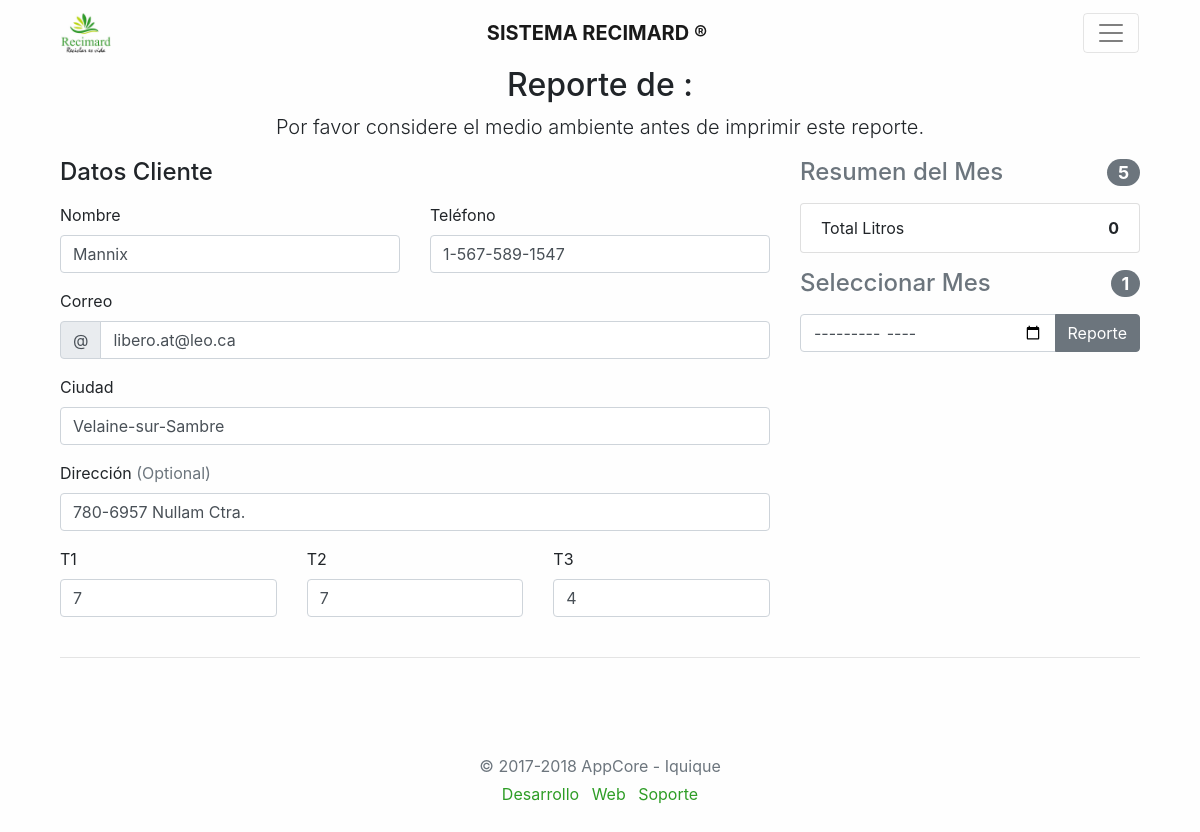
Screenshot of /view_mostrar_reporte.php?id=13 with the database file from the repository.
### tables this page shows
CREATE TABLE `cliente` (
  `id` int(11) NOT NULL,
  `nombre` varchar(100) NOT NULL,
  `telefono` varchar(15) NOT NULL,
  `correo` varchar(100) NOT NULL,
  `ciudad` varchar(50) NOT NULL,
  `direccion` varchar(50) NOT NULL,
  `t1` int(11) NOT NULL,
  `t2` int(11) NOT NULL,
  `t3` int(11) NOT NULL
);

### crud.php (called while the page is built, shortened)
<?php
	class Crud_Cliente{
		public function obtenerCliente($id){
			$db=Db::conectar();
			$select=$db->prepare('SELECT * FROM cliente WHERE id=:id');
			$select->bindValue('id',$id);
			$select->execute();
			$result=$select->fetch();
			return $result;
		}
	}
?>

### view_mostrar_reporte.php (the view, shortened to what this page needs)
<?php
require_once('head.php');
require_once('crud.php');
$crud  = new Crud_Cliente();
$total = 0;
$cliente=$crud->obtenerCliente($_GET['id']);
?>
<div class="container">
      <div class="row">
      <div class="col-md-12 text-center">
        <h2>Reporte de :</h2>
        <p class="lead">Por favor considere el medio ambiente antes de imprimir este reporte.</p>
      </div>
        <div class="col-md-4 order-md-2 mb-4">
          <h4 class="d-flex justify-content-between align-items-center mb-3">
            <span class="text-muted">Resumen del Mes</span>
            <span class="badge badge-secondary badge-pill">5</span>
          </h4>
          <ul class="list-group mb-3">
            <li class="list-group-item d-flex justify-content-between">
              <span>Total Litros</span>
              <strong><?php echo $total?></strong>
            </li>
          </ul>
            <h4 class="d-flex justify-content-between align-items-center mb-3">
            <span class="text-muted">Seleccionar Mes</span>
            <span class="badge badge-secondary badge-pill">1</span>
          </h4>
          <form action='controlador.php' method='post'>
            <div class="input-group">
              <input type="month" class="form-control" id="mes" name="mes" value="<?php echo date("m") ?>" placeholder="Selecione Mes">
              <div class="input-group-append">
              <input type='submit' class="btn btn-secondary"  value='Reporte' name='fecha'>
              </div>
            </div>
          </form>
        </div>
        <div class="col-md-8 order-md-1">
          <h4 class="mb-3">Datos Cliente</h4>
            <div class="row">
              <div class="col-md-6 mb-3">
                <label for="firstName">Nombre</label>
                <input type="text" class="form-control" id="firstName" placeholder="" value='<?php echo $cliente["nombre"] ?>' required>
              </div>
              <div class="col-md-6 mb-3">
                <label for="lastName">Teléfono</label>
                <input type="text" class="form-control" id="lastName" placeholder="" value="<?php echo $cliente["telefono"] ?>" required>
              </div>
            </div>
            <div class="mb-3">
              <label for="username">Correo</label>
              <div class="input-group">
                <div class="input-group-prepend">
                  <span class="input-group-text">@</span>
                </div>
                <input type="text" class="form-control" id="username" value="<?php echo $cliente["correo"] ?>" placeholder="Username" required>
              </div>
            </div>
            <div class="mb-3">
              <label for="address">Ciudad</label>
              <input type="text" class="form-control" id="address" value="<?php echo $cliente["ciudad"] ?>" placeholder="1234 Main St" required>
            </div>
            <div class="mb-3">
              <label for="address2">Dirección <span class="text-muted">(Optional)</span></label>
              <input type="text" class="form-control" value="<?php echo $cliente["direccion"] ?>" id="address2" placeholder="Apartment or suite">
            </div>
		<div class="row">
              <div class="col-md-4 mb-4">
                <label for="firstName">T1</label>
                <input type="text" class="form-control" id="firstName" placeholder="" value="<?php echo $cliente["t1"] ?>" required>
              </div>
              <div class="col-md-4 mb-4">
                <label for="lastName">T2</label>
                <input type="text" class="form-control" id="lastName" placeholder="" value="<?php echo $cliente["t2"] ?>" required>
              </div>
			  <div class="col-md-4 mb-4">
                <label for="lastName">T3</label>
                <input type="text" class="form-control" id="lastName" placeholder="" value="<?php echo $cliente["t3"] ?>" required>
              </div>
            </div>
        </div>
      </div>
	  <hr>
</div>
<?php require_once('footer.php'); ?>

### rows the page displays
cliente: nombre "Mannix", telefono "1-567-589-1547", correo "libero.at@leo.ca", ciudad "Velaine-sur-Sambre", direccion "780-6957 Nullam Ctra.", t1 "7", t2 "7", t3 "4"

### other values shown
$total "0"
